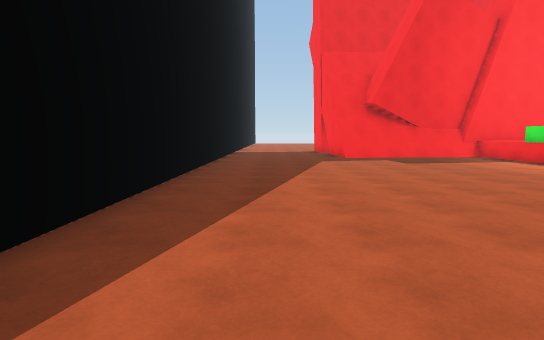
View 1 (above)

24 first-person views from a walk through a Unity game level. The camera is 1.5 m above the floor, tilts 6° down and sees 80° across. The floor is counted in squares, 2 m on a side. Each view is taken from the middle of a square. On the plan, view 1 faces up. The plan holds only what a view shows up to about 11 squares ahead; the rest is blank. The place goes on beyond the plan.

View 2
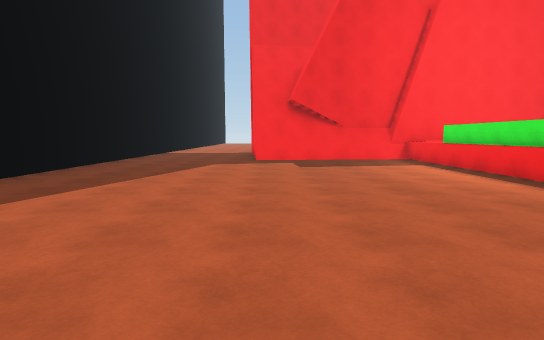

View 3
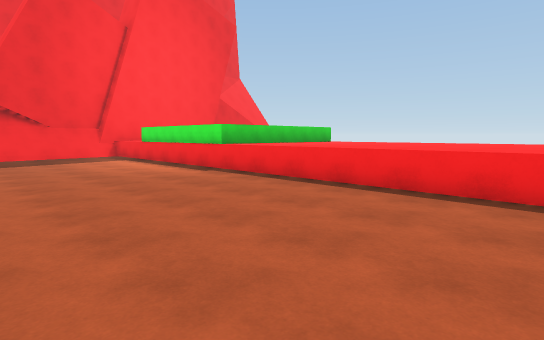

View 4
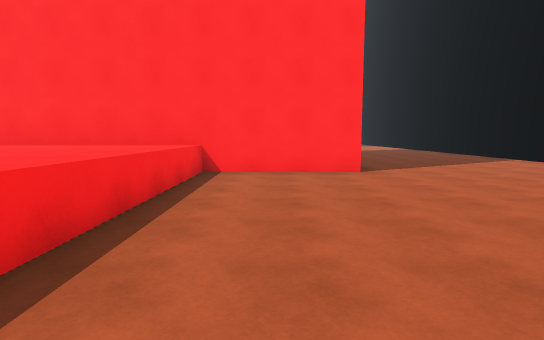

View 5
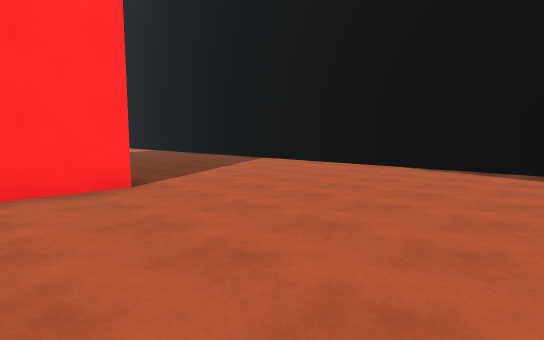

View 6
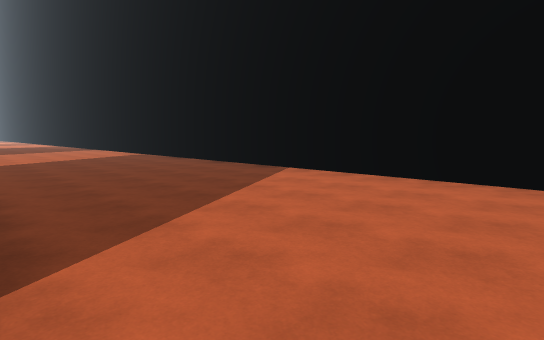

View 7
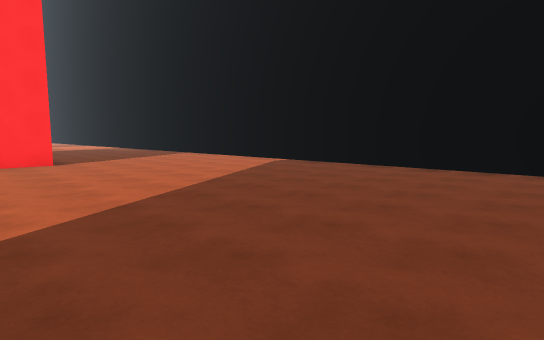

View 8
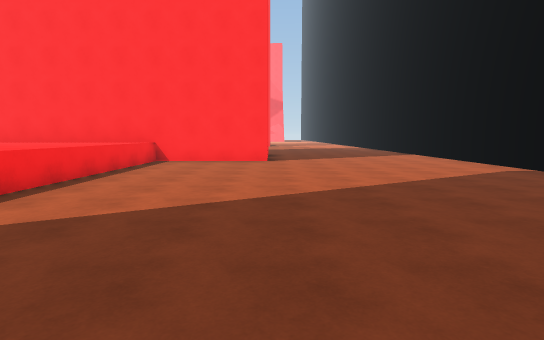

View 9
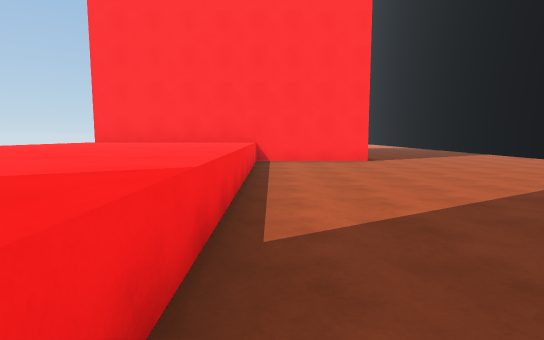

View 10
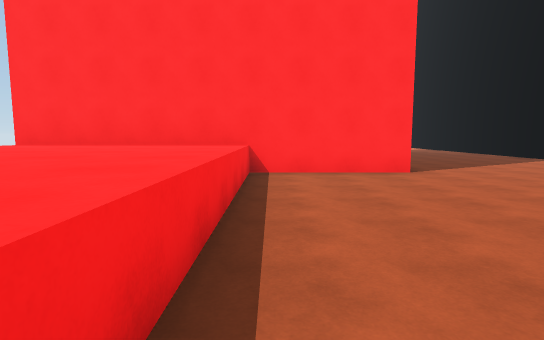

View 11
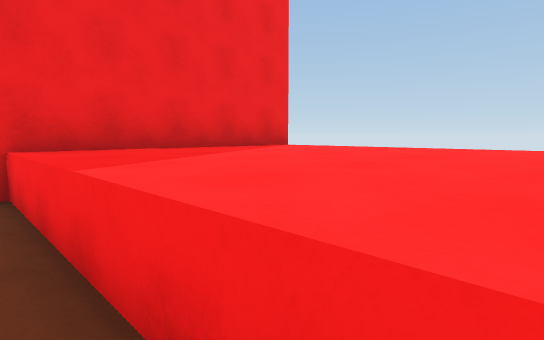

View 12
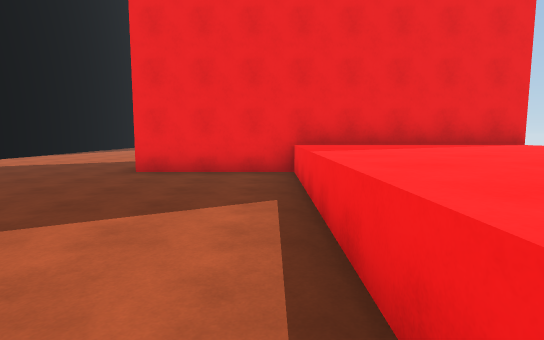

View 13
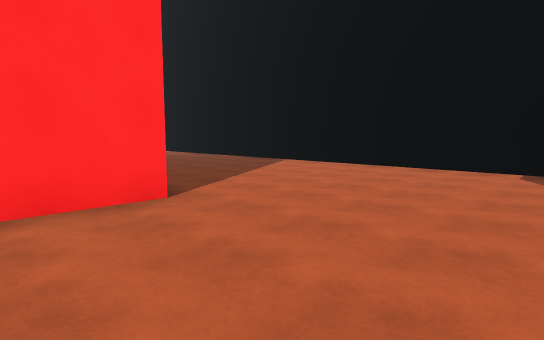

View 14
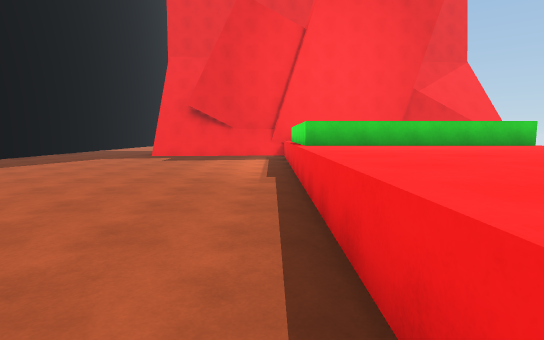

View 15
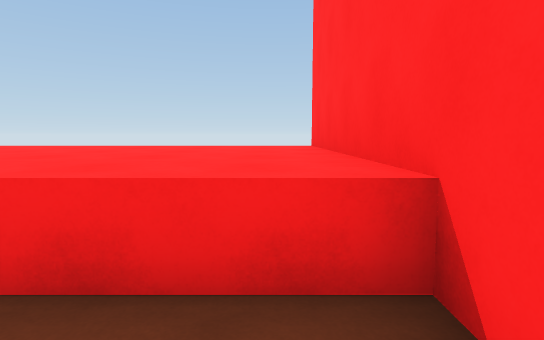

View 16
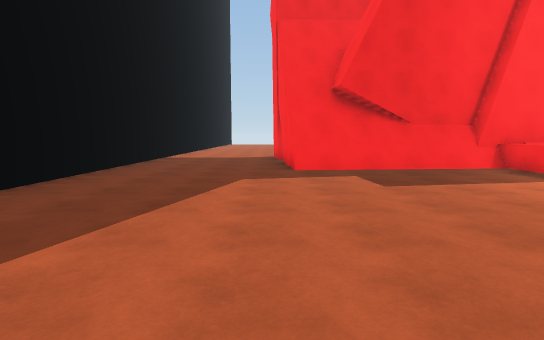

View 17
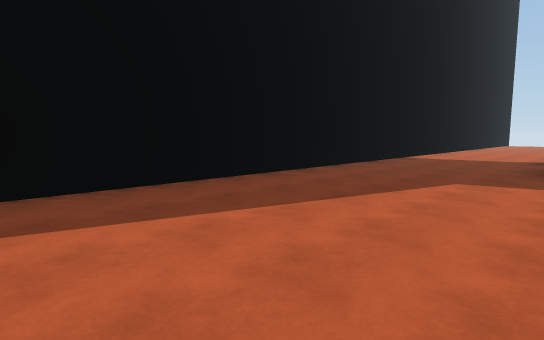

View 18
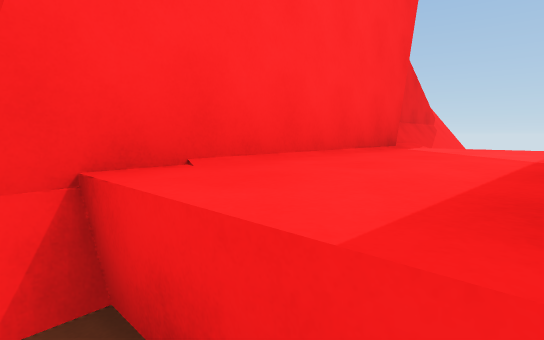

View 19
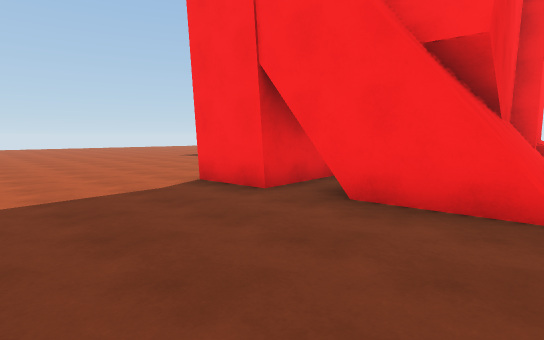

View 20
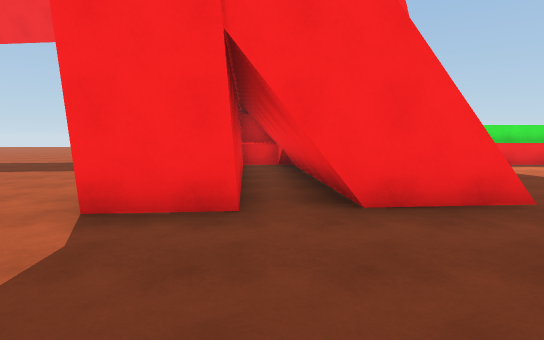

View 21
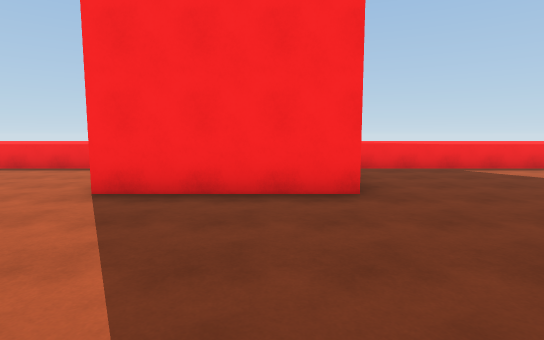

View 22
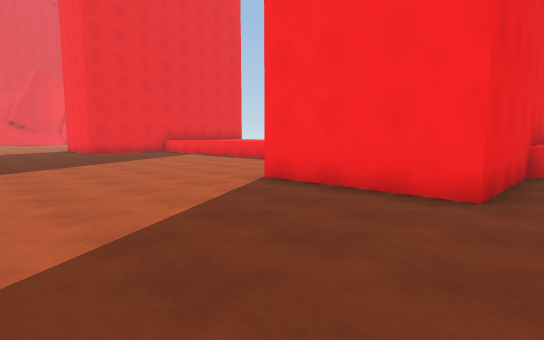

View 23
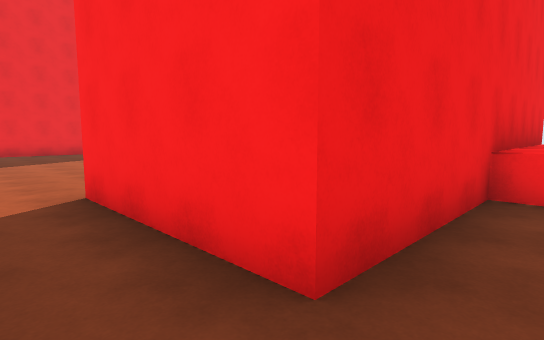

View 24
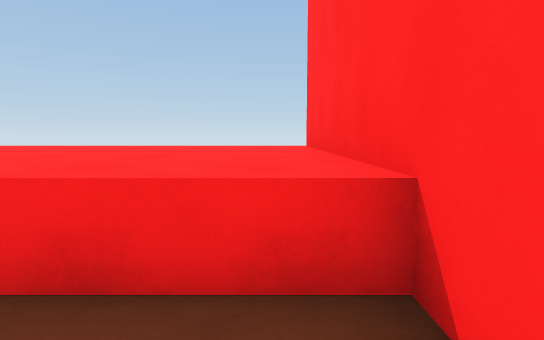

### Floor plan
Key: @ floor where view 1 was taken; # wall or solid block; . main floor; : floor 1 m higher than the main floor; = window, fence, low wall or low ledge; ^ raised ledge.
Columns run from 2 left of view 1 to 17 right of it. Each row starts with its distance up from view 1.
 15 #...######
 14 #......####
 13 #....#####    ######
 12 #....##########=#.
 11 #.........::::=
 10 #.........^^^^^
  9 #.........#
  8 #.........#
  7 #.........#
  6 #.........#
  5 #.........^^^^^
  4  .........^^^^^
  3  .........^^^^^
  2  .........^^^^^
  1 #.........^^^^^
  0 #.@.......^^^^^
 -1 #.........^^^^^
 -2 #.........^^^^^
 -3 #......###^^^^#
 -4 #......
 -5 #......
 -6 #......###^^^^#
 -7 #.........^^^^^
 -8 #.........^^^^^
 -9 #.........^^^^^
-10 #.........^^^^^
-11 #.........^^^^^
-12 #.........^^^^^
-13 #.........^^^^^
-14 #.........^^^^^
-15 #.........^^^^^
-16 #.........^^^^^
-17 #......###^^^^#
-18 #......#
-19 #......#
-20 #......###^^^^#
-21 #.........^

Where each view was taken, in squares from view 1:
view 1: 0 up, 0 right, facing up
view 2: 1 up, 3 right, facing up
view 3: 1 down, 3 right, facing up-right
view 4: 4 up, 6 right, facing down
view 5: 2 up, 6 right, facing down-left
view 6: 1 down, 4 right, facing down-left
view 7: 7 down, 6 right, facing down-left
view 8: 7 down, 4 right, facing down
view 9: 7 down, 7 right, facing down
view 10: 10 down, 7 right, facing down
view 11: 11 down, 7 right, facing up-right
view 12: 13 down, 7 right, facing up
view 13: 13 down, 6 right, facing down-left
view 14: 1 down, 7 right, facing up
view 15: 2 down, 6 right, facing right
view 16: 4 up, 2 right, facing up
view 17: 4 up, 3 right, facing up-left
view 18: 10 up, 7 right, facing up-right
view 19: 11 up, 1 left, facing up-right
view 20: 14 up, 1 left, facing right
view 21: 19 down, 0 right, facing right
view 22: 21 down, 0 right, facing up-right
view 23: 21 down, 3 right, facing up-right
view 24: 16 down, 6 right, facing right
